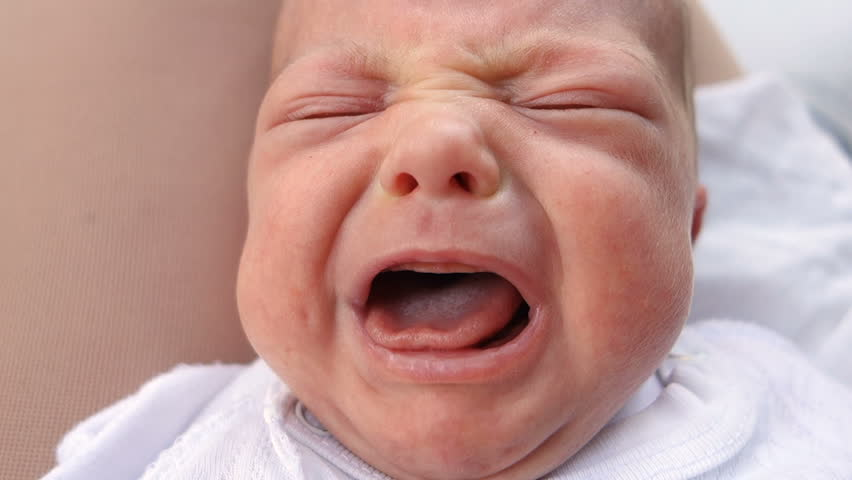
#> input picture saru_week10_data/crying/1.jpg, 852 x 480 px; its folder holds only this picture in this run
$ jupyter execute --allow-errors saru_week10.ipynb   (shell and % lines are left out)
#> lines starting #> are read from the running program, lines starting #| are printed output that depends on the picture
# **Section 1: Dataset name**
My Dataset name is "saru_week10_data.pickle". It contains a list of data. Each data contains numpy array form of image and related category.

# **Section 2: Explanation of my data**
The main folder of my dataset is "saru_week10_data" containing 3 subfolder - crying, happy and sleeping (for each category or class).
First, I downloaded a lot of images from google search using "Download All Images" chrome extension for each class (about 3000 images for each class). Then, I went through each sub-directories and deleted all the unrelated images. So, now "crying" has 564 images, "happy" has 815 images and "sleeping" has 609 images.

Then, I created training data out of it using pickle library and saved as "saru_week10_data.pickle". Each instance of my dataset contains array form of image and its related class as a list. Datatype of array image is uint8 and shape is 100 x 60 pixels.

[cell 1]
#importing necessary libraries at first
import numpy as np
import pandas as pd
import matplotlib.pyplot as plt
import cv2
import os
from tqdm import tqdm

I use google colab. So, I first uploaded my folder as zip file and unzip it using following code.

[cell 2]
dir = 'saru_week10_data'

[cell 3]
categories = ['crying','happy','sleeping']

[cell 4]
ImgSizeW = 60
ImgSizeH = 100

[cell 5]
#function to create training dataset
def createTrainingData():
    trainingData = []
    for category in categories:
        path = os.path.join(dir,category)

        for img in tqdm(os.listdir(path)):
            try:
                img_array = cv2.imread(os.path.join(path,img),cv2.IMREAD_GRAYSCALE)
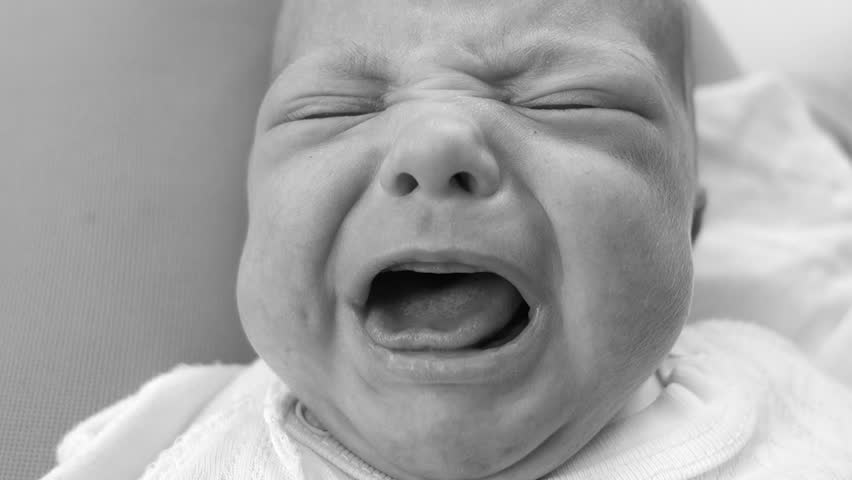
#> img_array: shape (480, 852); min 0, max 255, mean 163.3
                new_array = cv2.resize(img_array,(ImgSizeW,ImgSizeH))
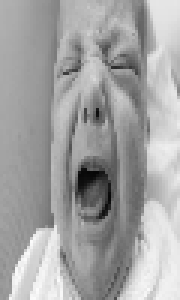
#> new_array: shape (100, 60) (shown 3 times larger); min 6, max 252, mean 163.2
                trainingData.append([new_array,category])
            except:
                pass
#> pass 2 of the loop in createTrainingData, `for category in categories:`:
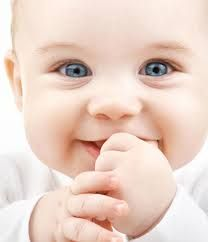
#> input picture saru_week10_data/happy/32cc81be182628f8ac5ea63ebddb36e2--son-love-my-son.jpg, 208 x 242 px
#> in createTrainingData, `img_array = cv2.imread(os.path.join(path,img),cv2.IMREAD_GRAYSCALE)`:
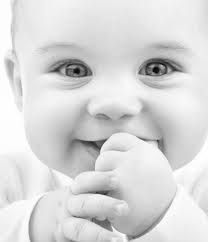
#> img_array: shape (242, 208); min 0, max 255, mean 217.5
#> in createTrainingData, `new_array = cv2.resize(img_array,(ImgSizeW,ImgSizeH))`:
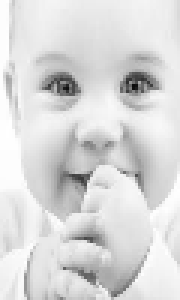
#> new_array: shape (100, 60) (shown 3 times larger); min 12, max 255, mean 217.3
    return trainingData

#> (a cell that did not finish here is left out)

#> (a cell that did not finish here is left out)

#> (a cell that did not finish here is left out)

# **Saving my dataset as pickle file**

[cell 9]
import pickle

[cell 10]
pickleOut = open('saru_week10_data.pickle','wb')
#> (the rest of this cell did not finish here and is left out)

# **Section 3: Loading my dataset**

[cell 11]
pickleIn = open('saru_week10_data.pickle','rb')
#> (the rest of this cell did not finish here and is left out)

#> (a cell that did not finish here is left out)

# **Section 4: Showing data**

#> (a cell that did not finish here is left out)

[cell 14]
#counting total number of data in each class
dict_ = {'crying':0,'happy':0,'sleeping':0}
#> (the rest of this cell did not finish here and is left out)

[cell 15]
valueCount = pd.DataFrame(dict_,index=['TotalRecords'])
valueCount

[cell 16]
valueCount.transpose().plot(kind='bar') #histogram of distribution of my data
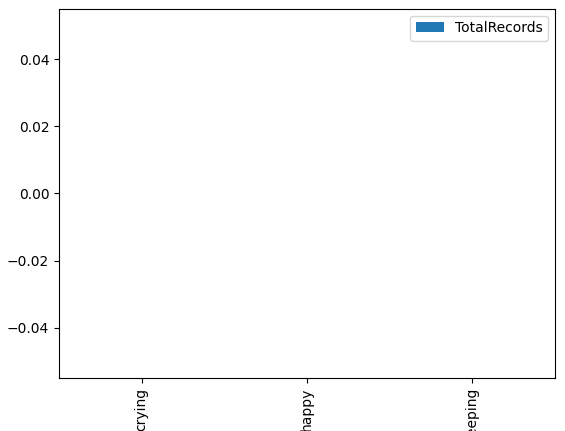
#> figure drawn by matplotlib, 1 panel
